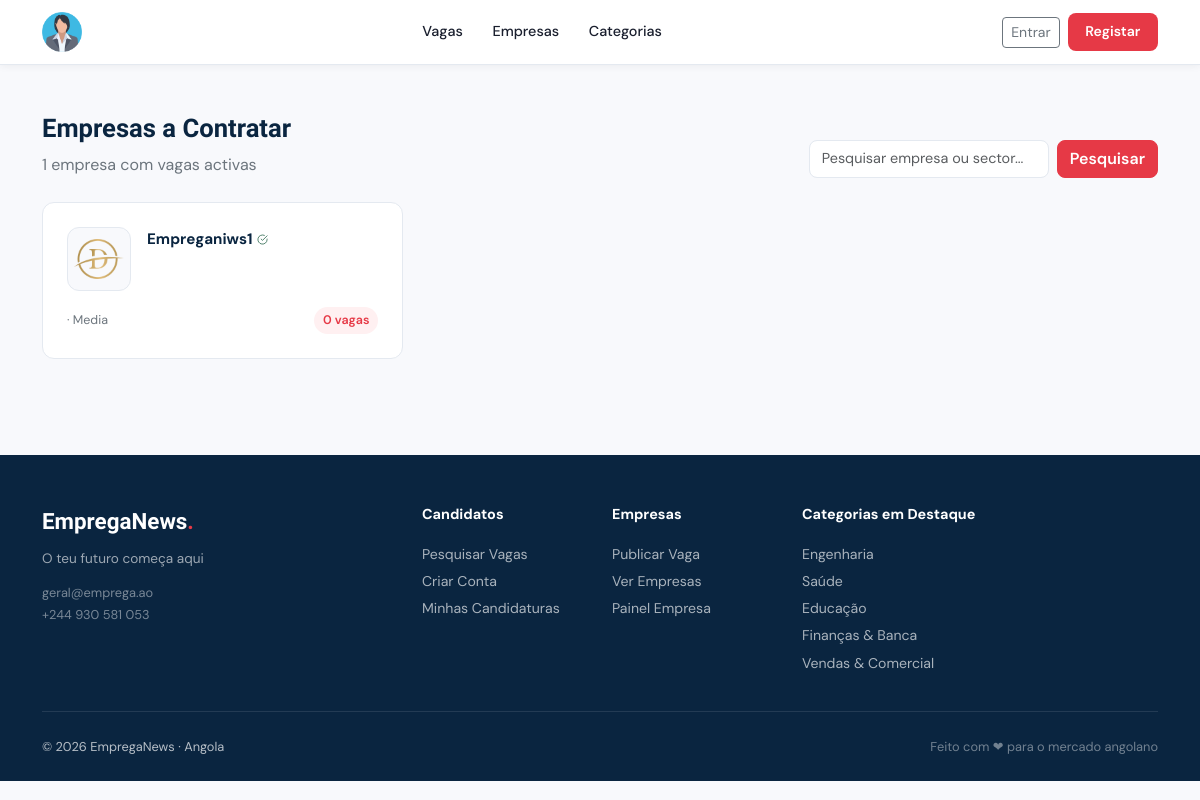
The page /empresas.php on the database its author committed.
### tables this page shows
CREATE TABLE `empresas` (
  `id` int(11) NOT NULL,
  `utilizador_id` int(11) NOT NULL,
  `nome` varchar(200) NOT NULL,
  `slug` varchar(220) NOT NULL,
  `logo` varchar(255) DEFAULT NULL,
  `nif` varchar(30) DEFAULT NULL,
  `website` varchar(200) DEFAULT NULL,
  `telefone` varchar(30) DEFAULT NULL,
  `email_contato` varchar(150) DEFAULT NULL,
  `provincia_id` int(11) DEFAULT NULL,
  `morada` text DEFAULT NULL,
  `setor` varchar(100) DEFAULT NULL,
  `dimensao` enum('startup','pequena','media','grande','multinacional') DEFAULT 'media',
  `ano_fundacao` year(4) DEFAULT NULL,
  `sobre` text DEFAULT NULL,
  `estado` enum('pendente','aprovada','suspensa','rejeitada') DEFAULT 'pendente',
  `verificada` tinyint(1) DEFAULT 0 COMMENT 'Selo verificado pelo admin',
  `total_vagas_publicadas` int(11) DEFAULT 0,
  `criado_em` timestamp NOT NULL DEFAULT current_timestamp(),
  `atualizado_em` timestamp NOT NULL DEFAULT current_timestamp() ON UPDATE current_timestamp()
);

CREATE TABLE `categorias` (
  `id` int(11) NOT NULL,
  `nome` varchar(100) NOT NULL,
  `slug` varchar(120) NOT NULL,
  `icone` varchar(50) DEFAULT 'briefcase',
  `total_vagas` int(11) DEFAULT 0,
  `ativo` tinyint(1) DEFAULT 1
);

### includes/config.php (called while the page is built, shortened)
<?php
class DB {
    private static ?PDO $c = null;
    public static function conn(): PDO {
        if (!self::$c) {
            try {
                self::$c = new PDO(
                    "mysql:host=".DB_HOST.";dbname=".DB_NAME.";charset=utf8mb4",
                    DB_USER, DB_PASS,
                    [PDO::ATTR_ERRMODE            => PDO::ERRMODE_EXCEPTION,
                     PDO::ATTR_DEFAULT_FETCH_MODE => PDO::FETCH_ASSOC,
                     PDO::ATTR_EMULATE_PREPARES   => false]
                );
            } catch (PDOException $e) {
                die('
<!DOCTYPE html><html><head><meta charset="UTF-8">
<title>Erro de Ligação</title>
<style>body{font-family:sans-serif;padding:3rem;color:#c00;background:#fff8f8;}
h2{color:#c00;}code{background:#fee;padding:.2rem .4rem;border-radius:4px;}</style>
</head><body>
<h2>⚠ Erro de Ligação à Base de Dados</h2>
<p>Não foi possível ligar ao MySQL. Verifique as configurações em <code>includes/config.php</code>:</p>
<ul>
  <li>DB_HOST: <code>' . DB_HOST . '</code></li>
  <li>DB_NAME: <code>' . DB_NAME . '</code></li>
  <li>DB_USER: <code>' . DB_USER . '</code></li>
</ul>
<p>Mensagem do servidor: <code>' . htmlspecialchars($e->getMessage()) . '</code></p>
<p>Certifique-se de que correu o ficheiro <code>database.sql</code> para criar a base de dados.</p>
</body></html>');
            }
        }
        return self::$c;
    }
    public static function q(string $sql, array $p=[]): PDOStatement { $s=self::conn()->prepare($sql); $s->execute($p); return $s; }
    public static function all(string $sql, array $p=[]): array      { return self::q($sql,$p)->fetchAll(); }
}
function allCfg(): array {
    try { return array_column(DB::all("SELECT chave,valor FROM configuracoes"),'valor','chave'); }
    catch(Exception $e){ return []; }
}
function h(mixed $s): string { return htmlspecialchars((string)$s, ENT_QUOTES, 'UTF-8'); }
function url(string $caminho = ''): string {
    return BASE_URL . ltrim($caminho, '/');
}
function loggedIn(): bool { return !empty($_SESSION['uid']); }

### empresas.php (the view, shortened to what this page needs)
<?php
require_once 'includes/config.php';
$cfg = allCfg();
$q   = trim($_GET['q'] ?? '');
$w   = ["e.estado='aprovada'"]; $p = [];
$empresas = DB::all(
    "SELECT e.*, pv.nome as prov, COUNT(DISTINCT v.id) as vagas_activas
     FROM empresas e
     LEFT JOIN provincias pv ON pv.id=e.provincia_id
     LEFT JOIN vagas v ON v.empresa_id=e.id AND v.estado='publicada'
     WHERE ".implode(' AND ',$w)."
     GROUP BY e.id ORDER BY e.verificada DESC, vagas_activas DESC LIMIT 60",
    $p
);
require_once 'includes/header_publico.php';
?>
<div class="container py-5">
  <div class="d-flex justify-content-between align-items-end mb-4 flex-wrap gap-3">
    <div>
      <h1 style="font-size:1.6rem;font-weight:700;color:var(--pri);">Empresas a Contratar</h1>
      <p style="color:#6c757d;margin:0;"><?= count($empresas) ?> empresa<?= count($empresas)!=1?'s':'' ?> com vagas activas</p>
    </div>
    <form method="GET" class="d-flex gap-2">
      <input type="text" name="q" class="form-control" placeholder="Pesquisar empresa ou sector..." value="<?= h($q) ?>" style="width:240px;">
      <button class="btn btn-ace fw-600">Pesquisar</button>
    </form>
  </div>
  <?php if (empty($empresas)): ?>
  <div class="text-center py-5" style="color:#6c757d;">
    <div style="font-size:3rem;margin-bottom:.5rem;">🏢</div>
    <h5>Nenhuma empresa encontrada</h5>
    <a href="<?= url('empresas.php') ?>" class="btn btn-sm btn-ace mt-2">Ver todas</a>
  </div>
  <?php else: ?>
  <div class="row g-3">
    <?php foreach ($empresas as $e): ?>
    <div class="col-sm-6 col-lg-4">
      <a href="<?= url('empresa.php?id='.$e['id']) ?>" class="emp-card text-decoration-none d-block h-100" style="color:inherit;">
        <div class="d-flex align-items-start gap-3 mb-3">
          <?php if ($e['logo']): ?>
            <img src="<?= url('uploads/logos/'.h($e['logo'])) ?>" class="emp-logo flex-shrink-0" alt="">
          <?php else: ?>
            <div class="emp-logo-ph flex-shrink-0"><?= mb_strtoupper(mb_substr($e['nome'],0,1)) ?></div>
          <?php endif; ?>
          <div class="flex-grow-1 min-w-0">
            <div class="d-flex align-items-center gap-1 flex-wrap">
              <span class="fw-bold" style="color:var(--pri);font-size:.95rem;"><?= h($e['nome']) ?></span>
              <?php if ($e['verificada']): ?>
              <span style="font-size:.68rem;color:#2d6a4f;font-weight:600;display:inline-flex;align-items:center;gap:.2rem;">
                <i data-feather="check-circle" style="width:11px;height:11px;"></i>
              </span>
              <?php endif; ?>
            </div>
          </div>
        </div>
        <div class="d-flex justify-content-between align-items-center flex-wrap gap-1 mt-auto">
          <div class="d-flex gap-2" style="font-size:.78rem;color:#6c757d;">
            <?php if ($e['dimensao']): ?><span>· <?= ucfirst($e['dimensao']) ?></span><?php endif; ?>
          </div>
          <span style="font-size:.78rem;font-weight:600;color:var(--ace);background:#fff0f1;padding:.2rem .55rem;border-radius:999px;">
            <?= $e['vagas_activas'] ?> vaga<?= $e['vagas_activas']!=1?'s':'' ?>
          </span>
        </div>
      </a>
    </div>
    <?php endforeach; ?>
  </div>
  <?php endif; ?>
</div>
<?php require_once 'includes/footer_publico.php'; ?>

### includes/header_publico.php (shortened to what this page needs)
 <?php
$cfg      = $cfg ?? allCfg();
$nome_site= $cfg['site_nome'] ?? 'Emprega';
$script     = $_SERVER['SCRIPT_NAME'] ?? '/index.php';
$depth      = substr_count(str_replace('\\','/',dirname($script)), '/');
$base_depth = substr_count(rtrim(str_replace('\\','/',parse_url(BASE_URL,PHP_URL_PATH)),'/'), '/');
$levels     = max(0, $depth - $base_depth);
$rel        = str_repeat('../', $levels);
?>
<!DOCTYPE html>
<html lang="pt">
<head>
<link rel="stylesheet" href="https://cdn.jsdelivr.net/npm/bootstrap@5.3.2/dist/css/bootstrap.min.css">
<link rel="stylesheet" href="<?= $rel ?>assets/css/style.css">
</head>
<body>
<nav class="navbar-emprega">
  <div class="container">
    <div class="d-flex align-items-center justify-content-between gap-3 flex-wrap">
      <a href="<?= url('index.php') ?>" class="nav-brand">
        <?php if(!empty($cfg['site_logo'])): ?>
          <img src="<?= url('uploads/site/'.$cfg['site_logo']) ?>" alt="<?= h($nome_site) ?>">
        <?php else: ?>
          <?= h($nome_site) ?><span>.</span>
        <?php endif; ?>
      </a>
      <div class="d-none d-lg-flex align-items-center gap-1">
        <a href="<?= url('index.php') ?>"       class="nav-link-emp">Vagas</a>
        <a href="<?= url('empresas.php') ?>"    class="nav-link-emp">Empresas</a>
        <a href="<?= url('categorias.php') ?>"  class="nav-link-emp">Categorias</a>
      </div>
      <div class="d-flex align-items-center gap-2">
        <?php if (loggedIn()):
          $tipo_u = $_SESSION['tipo'] ?? '';
          $dash = match($tipo_u) {
              'admin'    => url('admin/index.php'),
              'empresa'  => url('empresa/index.php'),
              default    => url('candidato/index.php')
          };
          $notifs = totalNotifs();
        ?>
          <a href="<?= $dash ?>" class="btn btn-sm btn-outline-secondary d-none d-sm-inline-flex align-items-center gap-1">
            <i data-feather="grid" style="width:14px;height:14px;"></i>
            Painel <?php if ($notifs > 0): ?><span class="badge bg-danger ms-1"><?= $notifs ?></span><?php endif; ?>
          </a>
          <a href="<?= url('logout.php') ?>" class="btn-nav-pub" style="background:var(--pri);">Sair</a>
        <?php else: ?>
          <a href="<?= url('login.php') ?>"    class="btn btn-sm btn-outline-secondary d-none d-sm-inline-block">Entrar</a>
          <a href="<?= url('registar.php') ?>" class="btn-nav-pub">Registar</a>
        <?php endif; ?>
      </div>
    </div>
  </div>
</nav>

### includes/footer_publico.php (shortened to what this page needs)
<footer class="site-footer mt-5">
  <div class="container">
    <div class="row g-4">
      <div class="col-md-4">
        <div style="font-family:'Clash Display','DM Sans',sans-serif;font-size:1.4rem;font-weight:700;color:#fff;margin-bottom:.5rem;">
          <?= h($cfg['site_nome']??'Emprega') ?><span style="color:var(--ace);">.</span>
        </div>
        <p style="font-size:.85rem;color:rgba(255,255,255,.6);margin-bottom:.75rem;"><?= h($cfg['site_slogan']??'') ?></p>
        <div style="font-size:.8rem;color:rgba(255,255,255,.45);">
          <?= h($cfg['site_email']??'') ?><br><?= h($cfg['site_telefone']??'') ?>
        </div>
      </div>
      <div class="col-md-2">
        <div class="footer-titulo">Candidatos</div>
        <a href="<?= url('index.php') ?>"                        class="d-block mb-1">Pesquisar Vagas</a>
        <a href="<?= url('registar.php?tipo=candidato') ?>"      class="d-block mb-1">Criar Conta</a>
        <a href="<?= url('candidato/candidaturas.php') ?>"       class="d-block mb-1">Minhas Candidaturas</a>
      </div>
      <div class="col-md-2">
        <div class="footer-titulo">Empresas</div>
        <a href="<?= url('registar.php?tipo=empresa') ?>"        class="d-block mb-1">Publicar Vaga</a>
        <a href="<?= url('empresas.php') ?>"                     class="d-block mb-1">Ver Empresas</a>
        <a href="<?= url('empresa/index.php') ?>"                class="d-block mb-1">Painel Empresa</a>
      </div>
      <div class="col-md-4">
        <div class="footer-titulo">Categorias em Destaque</div>
        <?php
        try {
          $cats_footer = DB::all("SELECT id,nome FROM categorias WHERE ativo=1 ORDER BY total_vagas DESC LIMIT 5");
          foreach ($cats_footer as $c):
        ?>
        <a href="<?= url('index.php?cat='.$c['id']) ?>" class="d-block mb-1"><?= h($c['nome']) ?></a>
        <?php endforeach; } catch(Exception $e){} ?>
      </div>
    </div>
    <div class="footer-bottom d-flex justify-content-between flex-wrap gap-2">
      <span>© <?= date('Y') ?> <?= h($cfg['site_nome']??'Emprega') ?> · <?= h($cfg['site_pais']??'Angola') ?></span>
      <span style="opacity:.6;">Feito com ❤ para o mercado angolano</span>
    </div>
  </div>
</footer>
</body>
</html>

### assets/css/style.css (style rules this page uses)
:root { --pri: #0a2540; --sec: #457b9d; --ace: #e63946; --ace2: #c1121f; --ok: #2d6a4f; --warn: #e9c46a; --bg: #f8f9fc; --bg2: #ffffff; --border: #e4e9f0; --text: #1a1f2e; --muted: #6c757d; --radius: 12px; --radius-sm: 8px; --shadow: 0 2px 12px rgba(10,37,64,.07); --shadow-md: 0 4px 24px rgba(10,37,64,.11); --shadow-lg: 0 8px 40px rgba(10,37,64,.15); --font: 'DM Sans', sans-serif; --font-display: 'Clash Display', 'DM Sans', sans-serif; --trans: .2s ease; }
*,*::before,*::after { box-sizing:border-box;margin:0;padding:0; }
html { font-size:16px;scroll-behavior:smooth; }
body { font-family:var(--font);background:var(--bg);color:var(--text);line-height:1.65;overflow-x:hidden; }
img { max-width:100%;height:auto;display:block; }
a { color:var(--sec);text-decoration:none;transition:color var(--trans); }
h1,h2,h3,h4 { font-family:var(--font-display);line-height:1.2; }
.navbar-emprega { background:#fff; border-bottom:1px solid var(--border); padding:.75rem 0; position:sticky;top:0;z-index:900; box-shadow:0 1px 8px rgba(0,0,0,.06); }
.nav-brand { font-family:var(--font-display); font-size:1.5rem; font-weight:700; color:var(--pri); letter-spacing:-.5px; }
.nav-link-emp { color:var(--text);font-weight:500;font-size:.9rem; padding:.4rem .8rem;border-radius:var(--radius-sm); transition:all var(--trans); }
.btn-nav-pub { background:var(--ace);color:#fff; font-weight:600;font-size:.88rem; padding:.45rem 1.1rem;border-radius:var(--radius-sm); border:none;transition:all var(--trans); }
.form-control,.form-select { border:1.5px solid var(--border);border-radius:var(--radius-sm); font-family:var(--font);font-size:.9rem;color:var(--text); transition:border-color var(--trans),box-shadow var(--trans); }
.btn-ace { background:var(--ace);border-color:var(--ace);color:#fff;font-weight:600;border-radius:var(--radius-sm); }
.emp-card { background:#fff;border:1px solid var(--border);border-radius:var(--radius);padding:1.5rem;transition:all var(--trans); }
.emp-logo { width:64px;height:64px;border-radius:12px;object-fit:contain;border:1px solid var(--border);background:#f8f9fc;padding:6px; }
footer.site-footer { background:var(--pri);color:rgba(255,255,255,.7);padding:3rem 0 1.5rem; }
footer.site-footer a { color:rgba(255,255,255,.65);font-size:.88rem; }
footer.site-footer .footer-titulo { color:#fff;font-weight:700;margin-bottom:1rem;font-size:.9rem; }
.footer-bottom { border-top:1px solid rgba(255,255,255,.1);padding-top:1.5rem;margin-top:2rem;font-size:.8rem; }

### rows shown on the page
empresas: logo (picture), nome "Empreganiws1", verificada 1 (drawn), dimensao "Media", vagas_activas "0"
categorias: nome "Engenharia"
categorias: nome "Saúde"
categorias: nome "Educação"
categorias: nome "Finanças & Banca"
categorias: nome "Vendas & Comercial"

### other values the page prints
count($empresas) "1"
$cfg['site_nome'] "EmpregaNews"
$cfg['site_slogan'] "O teu futuro começa aqui"
$cfg['site_email'] "geral@emprega.ao"
$cfg['site_telefone'] "+244 930 581 053"
$cfg['site_pais'] "Angola"
